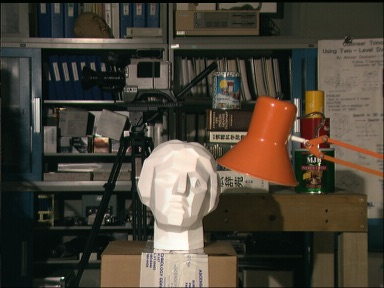
#> input picture hafta10_odev2/scene1.row3.col1.jpeg, 384 x 288 px
$ python main.py   (older library calls are emulated)
#> lines starting #> are read from the running program, lines starting #| are printed output that depends on the picture

import cv2
import numpy as np
import matplotlib.pyplot as plt

left = cv2.imread("scene1.row3.col1.jpeg", 0)
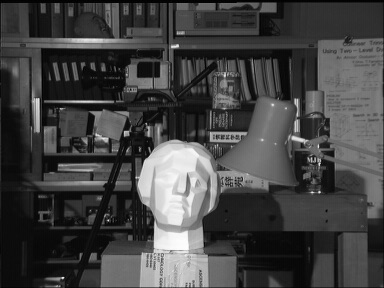
#> left: shape (288, 384); min 0, max 254, mean 67.3
right = cv2.imread("scene1.row3.col3.jpeg", 0)
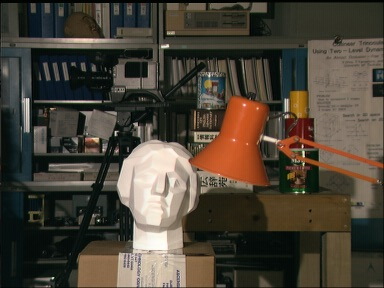
#> input picture hafta10_odev2/scene1.row3.col3.jpeg, 384 x 288 px
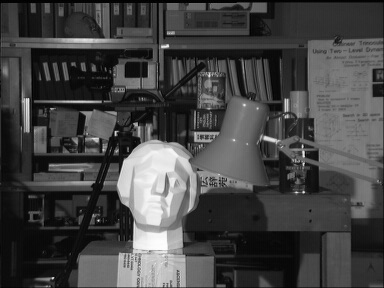
#> right: shape (288, 384); min 0, max 255, mean 68.3

def block_matching(left, right):
    height, width = left.shape
#> height = 288; width = 384

    block_size = 7
    max_disparity = 64
    half = block_size // 2

    disparity = np.zeros((height, width), dtype=np.uint8)

    for y in range(half, height - half):
        for x in range(max_disparity + half, width - half):
            left_block = left[
                y-half:y+half+1,
                x-half:x+half+1
            ]

            min_difference = float("inf")
            best_disparity = 0

            for d in range(max_disparity):
                right_block = right[
                    y-half:y+half+1,
                    x-d-half:x-d+half+1
                ]

                difference = np.sum(
                    np.abs(
                        left_block.astype(int) -
                        right_block.astype(int)
                    )
                )

                if difference < min_difference:
                    min_difference = difference
                    best_disparity = d

            disparity[y, x] = best_disparity
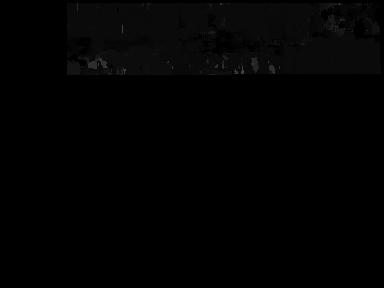
#> disparity: shape (288, 384); min 0, max 63, mean 2

    return disparity

#> (the run stopped early here; a loop or call above may not have finished)
